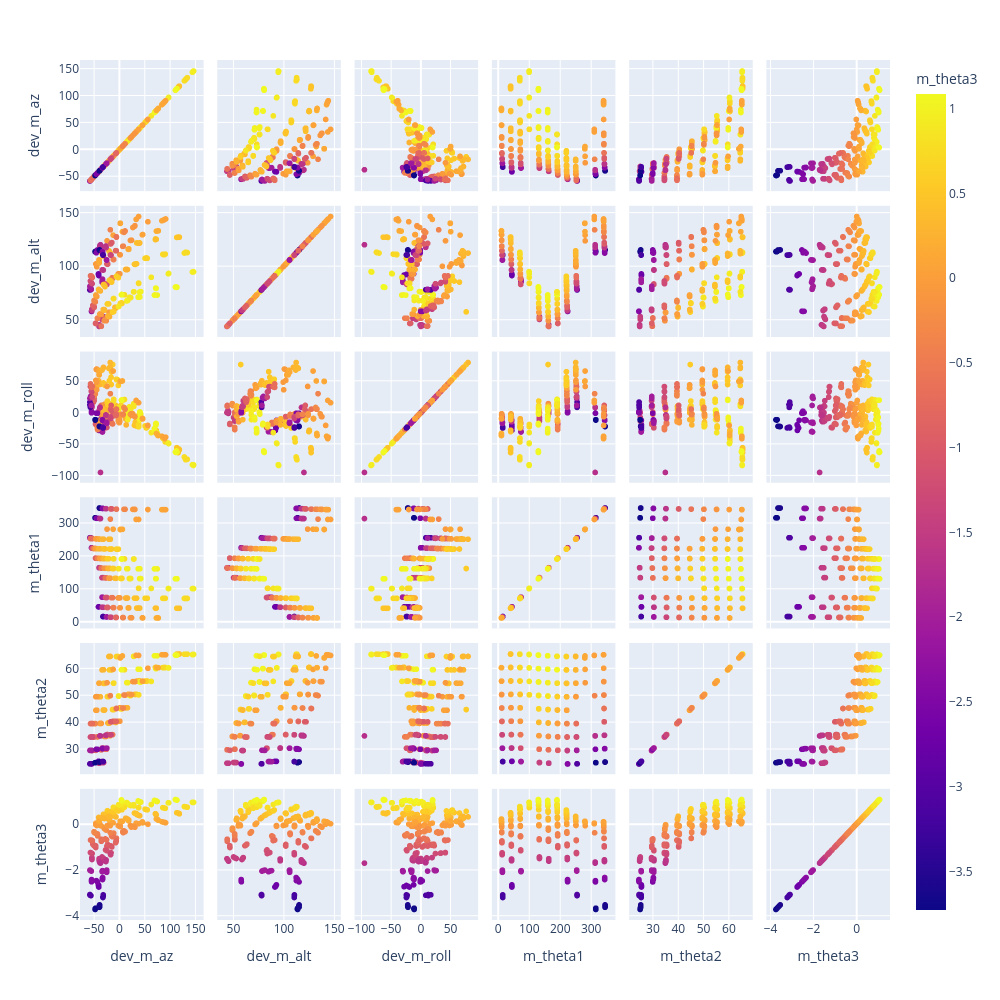

Notebook code for this chart:
### Markdown cell above
# Sky Space Residuals - AFTER

### Code cell
fig = px.scatter_matrix(d, dimensions=["dev_m_az", "dev_m_alt", "dev_m_roll", "m_theta1", "m_theta2", "m_theta3"], color="m_theta3")
fig.update_layout(height=1000,width=1000 )
fig.show()

### Figure 1 — Plotly figure (JSON) as saved in the notebook; plotly's stock layout.template omitted (floating-point values rounded to 4 significant figures; data arrays with more than 128 entries replaced by an {"elided": "..."} marker saying what was removed)
{"data": [{"dimensions": [{"axis": {"matches": true}, "label": "dev_m_az", "values": {"elided": "383 float values"}}, {"axis": {"matches": true}, "label": "dev_m_alt", "values": {"elided": "383 float values"}}, {"axis": {"matches": true}, "label": "dev_m_roll", "values": {"elided": "383 float values"}}, {"axis": {"matches": true}, "label": "m_theta1", "values": {"elided": "383 float values"}}, {"axis": {"matches": true}, "label": "m_theta2", "values": {"elided": "383 float values"}}, {"axis": {"matches": true}, "label": "m_theta3", "values": {"elided": "383 float values"}}], "hovertemplate": "%{xaxis.title.text}=%{x}<br>%{yaxis.title.text}=%{y}<br>m_theta3=%{marker.color}<extra></extra>", "legendgroup": "", "marker": {"color": {"elided": "383 float values"}, "coloraxis": "coloraxis", "symbol": "circle"}, "name": "", "showlegend": false, "type": "splom"}], "layout": {"coloraxis": {"colorbar": {"title": {"text": "m_theta3"}}, "colorscale": [[0, "#0d0887"], [0.1111, "#46039f"], [0.2222, "#7201a8"], [0.3333, "#9c179e"], [0.4444, "#bd3786"], [0.5556, "#d8576b"], [0.6667, "#ed7953"], [0.7778, "#fb9f3a"], [0.8889, "#fdca26"], [1, "#f0f921"]]}, "dragmode": "select", "height": 1000, "legend": {"tracegroupgap": 0}, "margin": {"t": 60}, "width": 1000}}
